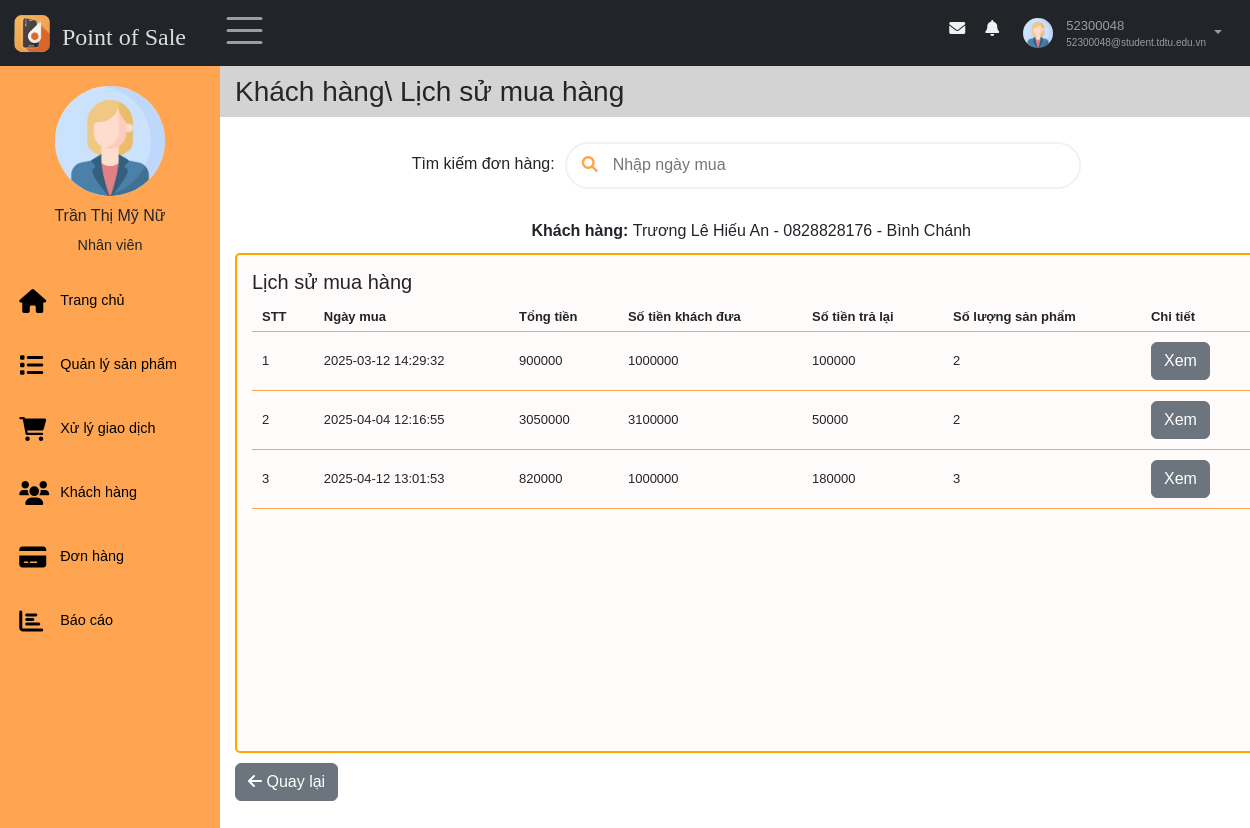
The page /views/index.php?sidebar=khachhang&idlskh=1 (signed in) on the database its author committed.
### tables this page shows
CREATE TABLE `taikhoan` (
  `id` int(11) NOT NULL,
  `id_nhanvien` int(11) NOT NULL,
  `username` varchar(30) NOT NULL,
  `password` varchar(30) NOT NULL,
  `role` enum('Admin','Nhân viên') NOT NULL,
  `trangthai_hd` tinyint(1) NOT NULL,
  `activate_token` varchar(10) DEFAULT NULL,
  `expire_time` int(11) DEFAULT NULL,
  `pass_changed` tinyint(1) DEFAULT NULL,
  `trangthai_khoa` tinyint(1) NOT NULL DEFAULT 0
);

CREATE TABLE `nhanvien` (
  `id` int(11) NOT NULL,
  `hoten` varchar(50) NOT NULL,
  `email` varchar(100) NOT NULL,
  `gioitinh` enum('Nữ','Nam') DEFAULT NULL,
  `sdt` varchar(11) DEFAULT NULL,
  `ngaysinh` date DEFAULT NULL,
  `diachi` varchar(100) DEFAULT NULL,
  `img` varchar(50) DEFAULT NULL
);

CREATE TABLE `khachhang` (
  `id` int(11) NOT NULL,
  `hoten` varchar(50) NOT NULL,
  `diachi` text NOT NULL,
  `sdt` varchar(11) NOT NULL,
  `ngaytao` timestamp NOT NULL DEFAULT current_timestamp()
);

CREATE TABLE `donhang` (
  `id` int(11) NOT NULL,
  `id_khachhang` int(11) NOT NULL,
  `id_nhanvien` int(11) NOT NULL,
  `tongtien` decimal(10,0) NOT NULL,
  `tienkhachdua` decimal(10,0) NOT NULL,
  `tientra` decimal(10,0) NOT NULL,
  `ngaymua` timestamp NOT NULL DEFAULT current_timestamp(),
  `soluongsp` int(11) NOT NULL
);

### models/quanlyhoso/getProfileNV.php (called while the page is built, shortened)
<?php
    $conn = connectDB();
    if (isset($_GET["id_detail"])) {
        $id = $_GET["id_detail"];
    } else {
        $id = $_SESSION["id"];
    }
    if(empty($_SESSION["id"])) {
        header("Location: ../index.php");
        exit();
    }else{
        $sql = "SELECT nhanvien.*, taikhoan.trangthai_khoa, taikhoan.role FROM nhanvien, taikhoan WHERE nhanvien.id = taikhoan.id_nhanvien AND nhanvien.id =" . $id;
    }
    $result = $conn->query($sql);
    if ($result->num_rows > 0) {
        $row = $result->fetch_assoc();
        $profile_img = $row["img"]??"";
    }
?>

### models/khachhang/xemlichsu.php (the view, shortened to what this page needs)
<?php
    $id = $_GET['idlskh'];
    $conn = connectDB();
    $sql = "SELECT * FROM donhang WHERE id_khachhang =" .$id;
    $result = $conn->query($sql);
    $stt = 1;
    if ($result->num_rows > 0) {
        while($row = $result->fetch_assoc()) {
            echo "<tr>";
            echo "<td>" . $stt++ . "</td>";
            echo "<td>" . $row["ngaymua"]. "</td>";
            echo "<td>" . $row["tongtien"]. "</td>";
            echo "<td>" . $row["tienkhachdua"]. "</td>";
            echo "<td>" . $row["tientra"]. "</td>";
            echo "<td>" . $row["soluongsp"]. "</td>";
            echo "<td>
            <a class='btn-custom btn btn-secondary' href='index.php?sidebar=khachhang&idlskh=".$id."&idctdh=" . $row['id'] . "'>
                Xem
            </a>
            </td>";
            echo "</tr>";
        }
    }
?>

### views/pages/nav.php (shortened to what this page needs)
<nav class="navbar navbar-expand-sm bg-dark navbar-dark fixed-top" id="nav">
    <div class="container-fluid">
        <div class="leftnav justify-content-start">
            <a class="logo navbar-brand" href="index.php" data-bs-toggle="tooltip"  title="Về trang chủ">
                <img src="../images/logo.ico" alt="Logo" style="width:40px;" >
                <h4>Point of Sale</h4>
            </a>
            <div class="openclose"><span class="navbar-toggler-icon" style="font-size:30px;cursor:pointer" onclick="open_closeNav() " class = "las la-bars"></span>  </div>
        </div>
        <div class="rightnav justify-content-end">
            <ul  class=" navbar-nav" >
                <li class="nav-item">
                    <a  href="#">
                    <span class = "fa fa-fw fa-envelope"></span>
                    </a></li>
                <li class="nav-item">
                    <a  href="#">
                    <span class = "fa fa-bell"></span>
                    </a></li>
                <li class="nav-item dropdown">
                        <a id="nav-user" class="nav-link dropdown-toggle" href="#" role="button" data-bs-toggle="dropdown">
                            <?php
                            if (empty($profile_img) || $profile_img == "") {
                                $avtPath = "../models/quanlyhoso/imagesNV/user.jpg";
                            } else {
                                $avtPath = "../models/quanlyhoso/imagesNV/" . $profile_img;
                            }
                            ?>
                            <img id="nav-avatar" src = "<?=$avtPath?>" height = "30px"  width = "30px" alt = "Avatar">
                            <div class="infor">
                                <p id ="user"><?= $_SESSION["username"]?></p>
                                <p id="email"><?= $_SESSION["email"]?></p>
                            </div>
                        </a>
                </li>
            </ul>
        </div>
    </div>
</nav>

### views/pages/main/sidebar.php (shortened to what this page needs)
<div class="sidebar"  id="mySidebar" >
    <div class="sidebar-user">
        <img src="<?=$avtPath?>" height = "70px"  width = "70px" alt = "">
            <div>
                <h3><?=$_SESSION['tennv']?></h3>
                <span><?=$_SESSION['role']?></span>
        </div>
    </div>
    <div class="sidebar-menu">
        <ul >
            <li class="item">
                <a class="link" href="index.php">
                    <span class = "fa fa-home"></span>
                    <p class="item-sidebar">Trang chủ</p>
                </a>
            </li>
            <li class="item">
                <a class="link" href="index.php?sidebar=quanlysanpham">
                    <span class = "fa fa-list"></span>
                    <p class="item-sidebar">Quản lý sản phẩm</p>
                </a>
            </li>
            <?php if($_SESSION["role"] == "Nhân viên") {
            ?>
                <li class="item">
                    <a class="link" href="index.php?sidebar=giaodich">
                        <span class = "fa fa-shopping-cart"></span>
                        <p class="item-sidebar">Xử lý giao dịch</p>
                    </a>
                </li>
                <li class="item">
                    <a class="link" href="index.php?sidebar=khachhang">
                        <span class = "fa fa-users"></span>
                        <p class="item-sidebar">Khách hàng</p>
                    </a>
                </li>
                <li class="item">
                    <a class="link" href="index.php?sidebar=donhang">
                        <span class = "fa fa-credit-card"></span>
                        <p class="item-sidebar">Đơn hàng</p>
                    </a>
                </li>
                <?php
            }?>
            <li class="item">
                <a class="link" href="index.php?sidebar=baocao">
                    <span class = "fa fa-bar-chart"></span>
                    <p class="item-sidebar">Báo cáo</p>
                </a>
            </li>
        </ul>
    </div>
</div>

### models/khachhang/hienthikh.php (shortened to what this page needs)
<?php
    $id = $_GET['idlskh'];
    $conn = connectDB();
    $sql = "SELECT * FROM khachhang WHERE id =" .$id;
    $result = $conn->query($sql);
    if ($result->num_rows > 0) {
        $row = $result->fetch_assoc();
        echo "<b>Khách hàng: </b>" . $row["hoten"]. " - ".$row["sdt"]. " - ".$row["diachi"];
    }
?>

### views/style.css (style rules this page uses)
* { font-family: 'Poppins', sans-serif; box-sizing: border-box; text-decoration: none; list-style-type: none; padding: 0; margin: 0; }
#nav { position: fixed; }
.nav-item { margin: 5px 8px; }
.logo { display: flex; margin: 0; padding: 0; }
.logo h4 { color: #ffffffd6; margin: 10px 10px 0 10px; font-family:Cambria, Cochin, Georgia, Times, 'Times New Roman', serif; }
.leftnav { display: flex; }
.sidebar { display: flex; flex-direction: column; width: 220px; height: 100%; padding: 15px 0 0 0; background: #ffa551; position: fixed; z-index: 1; overflow-x: hidden; transition: 0.5s; }
.sidebar-user { margin-top: 1rem; text-align: center; }
.sidebar-user img { width: 110px; height: 110px; border-radius: 50%; margin-bottom: 10px; }
.sidebar-user h3 { font-size: 1rem; }
.sidebar-user span { font-size: .9rem; margin-top: .9rem; margin-bottom: .9rem; }
.openclose { margin: 0 10px; }
.sidebar ul { margin-bottom: 2rem; padding: 0; }
.sidebar li { margin-left: .2rem; }
.sidebar-menu { flex-grow: 1; }
.link { font-size: .9rem; display: flex; align-items: center; margin-top: 1.5rem; transition: 0.3s; color: black; padding: 8px 16px; text-decoration: none; }
.item-sidebar { margin: 0; margin-right: 5px; }
.item .link span { width: 25px; }
.sidebar li a span, .sidebar a span { font-size: 1.5rem; display: inline-block; margin-right: 1rem; }
#nav-user { display: flex; padding: 0; }
.infor { margin-left: 10px; display: flex; flex-direction: column; justify-content: center; flex-grow: 1; font-size: x-small; }
.infor p { margin: 0; }
#user { font-size: small; }
#nav-avatar { width: 30px; height: 30px; border-radius: 50%; margin: 3px; }
#nav-user::after { margin: 15px 8px; }
.rightnav>ul>li>a>span { color: #f1f1f1; padding: 5px; }
.cart-table th, .cart-table tbody td { padding: 10px 10px; font-size: small; border-bottom: 1px solid #ffa551; }
.cart-table th, .cart-table tbody td { padding: 5px 10px; font-size: small; border-bottom: 1px solid #ffa551; }
.btn-custom { margin: 5px 0; }
* { font-family: 'Poppins', sans-serif; box-sizing: border-box; margin: 0; padding: 0; }

### rows shown on the page
taikhoan: id_nhanvien.img (placeholder picture)
khachhang: hoten "Trương Lê Hiếu An", sdt "0828828176", diachi "Bình Chánh"
donhang: ngaymua "2025-03-12 14:29:32", tongtien "900000", tienkhachdua "1000000", tientra "100000", soluongsp "2"
donhang: ngaymua "2025-04-04 12:16:55", tongtien "3050000", tienkhachdua "3100000", tientra "50000", soluongsp "2"
donhang: ngaymua "2025-04-12 13:01:53", tongtien "820000", tienkhachdua "1000000", tientra "180000", soluongsp "3"

### other values the page prints
$_SESSION["username"] "52300048"
$_SESSION["email"] "52300048@student.tdtu.edu.vn"
$_SESSION['tennv'] "Trần Thị Mỹ Nữ"
$_SESSION['role'] "Nhân viên"
